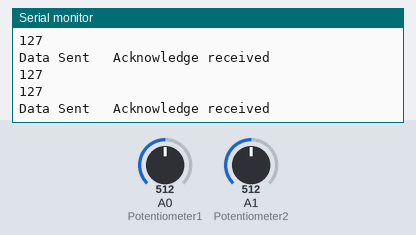
Bench run of a sketch on a simulated Arduino Uno, built with avr-gcc and run on an emulated ATmega328P. On the bench: the last lines printed to the serial monitor. The test bench sets the inputs (shaded band); at power-on: A1 (Potentiometer2) = 512, A0 (Potentiometer1) = 512. No radio packets arrive unless stated.

Above: at 2.7 s.
2.8 s: A1 (Potentiometer2) set to 415
At 3.4 s:
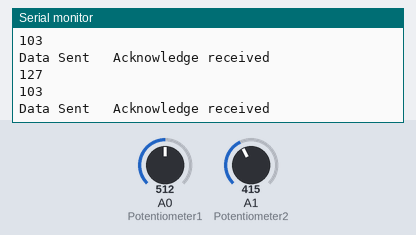
5.8 s: A1 (Potentiometer2) set to 394
At 6.9 s:
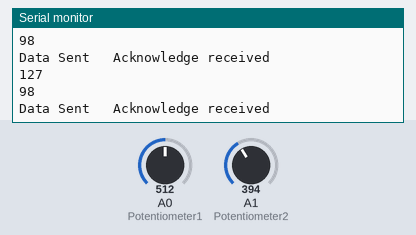
Timing chart, 0 to 8.8 s (numbered marks = the images above; inputs shaded):
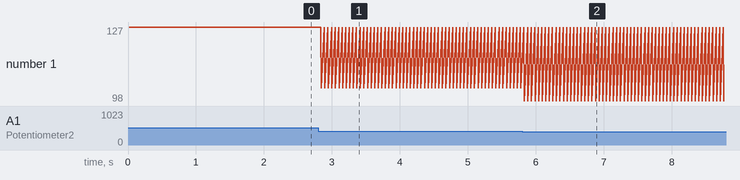

The sketch:

transmitter_sending-bytes-from-pots.ino
```cpp
// SimpleTx - the transmitter

#include <SPI.h>
#include <nRF24L01.h>
#include <RF24.h>


#define CE_PIN   9
#define CSN_PIN 10

#define Potentiometer1 A0
#define Potentiometer2 A1

const byte slaveAddress[5] = {'R','x','A','A','A'};


RF24 radio(CE_PIN, CSN_PIN); // Create a Radio

char dataToSend[10] = "Message 0";
char txNum = '0';

byte data[6];

unsigned long currentMillis;
unsigned long prevMillis;
unsigned long txIntervalMillis = 1000; // send once per second


void setup() {

    Serial.begin(9600);

    Serial.println("SimpleTx Starting");

    radio.begin();
    radio.setDataRate( RF24_250KBPS );
    radio.setRetries(3,5); // delay, count
    radio.openWritingPipe(slaveAddress);

    pinMode(Potentiometer1,INPUT);
    pinMode(Potentiometer2, INPUT);
}

//====================

void loop() {
    currentMillis = millis();

    data[0] = 5; //state
    data[1] = map(analogRead(Potentiometer1), 0, 1023, 0, 255);
    data[2] = map(analogRead(Potentiometer2),0 , 1023, 0, 255);

    Serial.println(data[1]);
    Serial.println(data[2]);

    updateMessage();

    send();
    delay(50);


}

//====================
// FUNCTIONS BELOW
//====================

void send() {

    bool rslt;

    rslt = radio.write( &data, sizeof(data) );
        // Always use sizeof() as it gives the size as the number of bytes.
        // For example if dataToSend was an int sizeof() would correctly return 2

    Serial.print("Data Sent ");
    //Serial.print(dataToSend);
    if (rslt) {
        Serial.println("  Acknowledge received");
    }
    else {
        Serial.println("  Tx failed");
    }
}

//================

void updateMessage() {
        // so you can see that new data is being sent


    txNum += 1;
    if (txNum > '9') {
        txNum = '0';
    }
    dataToSend[8] = txNum;
}
```

Measured:
- after the input at 2.8 s, the serial monitor: prints a new line at once (image 1)
- after the input at 5.8 s, the serial monitor: prints a new line at once (image 2)
- plotted number 1: 127 → 103 after the input at 2.8 s, 103 → 98 after the input at 5.8 s
